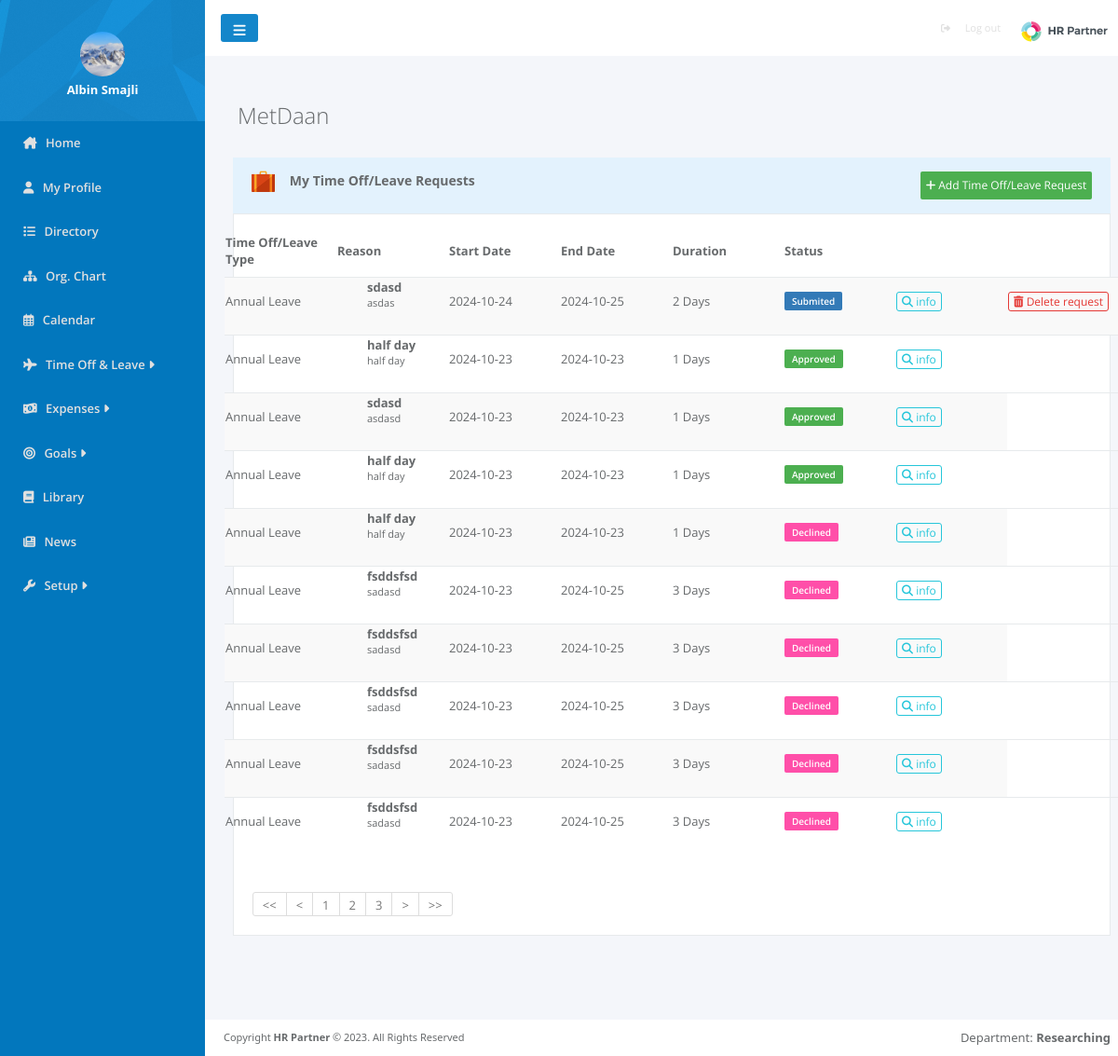
Screenshot of /pages/request.php (signed in) with the database file from the repository.
### tables this page shows
CREATE TABLE `users` (
  `user_id` int(100) NOT NULL,
  `image` varchar(500) DEFAULT NULL,
  `name` varchar(200) NOT NULL,
  `surname` varchar(200) NOT NULL,
  `email` varchar(200) NOT NULL,
  `password` varchar(500) NOT NULL,
  `Position_ID` int(11) DEFAULT NULL,
  `Departament_ID` int(11) DEFAULT NULL,
  `role` int(11) NOT NULL,
  `location` varchar(100) DEFAULT NULL,
  `status` varchar(100) DEFAULT NULL,
  `report_to` int(11) DEFAULT NULL,
  `gender` varchar(10) DEFAULT NULL,
  `born` date DEFAULT NULL,
  `started` date DEFAULT NULL,
  `company` int(11) DEFAULT NULL
);

CREATE TABLE `timeoffrequests` (
  `request_id` int(11) NOT NULL,
  `User_ID` int(11) NOT NULL,
  `Head_ID` int(11) NOT NULL,
  `leave_type` varchar(500) NOT NULL,
  `from` date NOT NULL,
  `to` date NOT NULL,
  `duration` double NOT NULL,
  `short_description` varchar(500) NOT NULL,
  `reason` varchar(500) NOT NULL,
  `status` varchar(100) NOT NULL,
  `checkedby` int(11) DEFAULT NULL,
  `checkDate` date DEFAULT NULL,
  `created` date DEFAULT NULL
);

### pages/GetLeadAndHR.php (called while the page is built, shortened)
<?php
$userId=$_SESSION['user_id'];
?>

### pages/request.php (the view, shortened to what this page needs)
<?php
require_once '../config.php';
$userId = $_SESSION['user_id'];
if (isset($_GET['page'])) {
    $page = $_GET['page'];
} else {
    $page = 1;
}
$limit = 10;
$start = ($page - 1) * $limit;
$next = $page + 1;
$previous = $page - 1;
    $sql = "SELECT * From timeoffrequests
 WHERE User_ID =$userId
 ORDER BY timeoffrequests.request_id DESC LIMIT $start , $limit ";
    $prep = $con->prepare($sql);
    $prep->execute();
    $requestDatas = $prep->fetchAll();
    $sql_count = "SELECT * From timeoffrequests
 WHERE User_ID =$userId
 ORDER BY timeoffrequests.request_id ";
    $prep = $con->prepare($sql_count);
    $prep->execute();
    $total_datas = $prep->rowCount();
    $total_page = ceil($total_datas / $limit);
?>
<?php
include_once 'GetLeadAndHR.php';
?>
<head>
    <link rel="stylesheet" href="../css/request.css">
    <link href="https://cdn.jsdelivr.net/npm/bootstrap@5.3.1/dist/css/bootstrap.min.css" rel="stylesheet"
>
</head>
<body>
    <div>
        <?php include '../template/sidebar.php' ?>
    </div>
    <div class="content">
        <?php include '../template/navbar.php' ?>
        <div class="requestHead">
            <?php echo "<h2>" . $_SESSION['company_name'] . "</h2>"; ?>
        </div>
        <div class="requestBody">
            <div class="requestTableHead">
                <h5>
                    <img src="../images/absence.png" alt="" width="25px" height="25px">
                    My Time Off/Leave Requests
                </h5>
                <button><a href="newrequest.php"><i class="fa fa-plus"></i> Add Time Off/Leave Request</a></button>
            </div>
            <div class="requestTableBody">
                <table class="recentLeave">
                    <thead>
                        <tr>
                            <th>Time Off/Leave Type</th>
                            <th>Reason</th>
                            <th>Start Date</th>
                            <th>End Date</th>
                            <th>Duration</th>
                            <th>Status</th>
                        </tr>
                    </thead>
                    <tbody>
                        <?php foreach ($requestDatas as $requestData): ?>
                            <tr>
                                <td>
                                    <?= $requestData['leave_type'] ?>
                                </td>
                                <td>
                                    <ul>
                                        <li>
                                            <?= $requestData['short_description'] ?>
                                        </li>
                                        <li>
                                            <?= $requestData['reason'] ?>
                                        </li>
                                    </ul>
                                </td>
                                <td>
                                    <?= $requestData['from'] ?>
                                </td>
                                <td>
                                    <?= $requestData['to'] ?>
                                </td>
                                <td>
                                    <?= $requestData['duration'] ?> Days
                                </td>
                                <td>
                                    <?php if ($requestData['status'] == 'Submited') { ?>
                                        <span class='submited'>
                                            <?= $requestData['status'] ?>
                                        </span>
                                    <?php } elseif ($requestData['status'] == 'Approved') { ?>
                                        <span class='approved'>
                                            <?= $requestData['status'] ?>
                                        </span>
                                    <?php } elseif ($requestData['status'] == 'Declined') { ?>
                                        <span class='decline'>
                                            <?= $requestData['status'] ?>
                                        </span>
                                    <?php } ?>
                                </td>
                                <td><a href="" data-bs-toggle="modal"
                                        data-bs-target="#requestInfoModal<?php echo $requestData['request_id']; ?>"
                                        data-bs-whatever="@mdo" class="info"><i class="fa-solid fa-magnifying-glass"></i>
                                        info</a>
                                </td>
                                <?php if ($requestData['status'] == 'Submited'): ?>
                                    <td><a href="" data-bs-toggle="modal"
                                            data-bs-target="#deleteRequestModal<?php echo $requestData['request_id']; ?>"
                                            data-bs-whatever="@mdo" class="delete"><i class="fa-solid fa-trash-can"></i> Delete
                                            request</a></td>
                                <?php endif; ?>
                            </tr>
                        <?php endforeach; ?>
                    </tbody>
                </table>
                <div class="paginationn">
                    <ul>
                        <li><a href="request.php?page=1">
                                << </a>
                        </li>
                        <li><a href="request.php?page=<?php echo $previous == 0 ? 1 : $previous ?>">
                                < </a>
                        </li>
                        <?php for ($i = 1; $i <= $total_page; $i++) {
                            $current_page = $page;
                            $previous_2 = $current_page - 2;
                            $next_2 = $current_page + 2;
                            if ($i >= $previous_2 && $i <= $next_2) {
                                ?>
                                <li><a href="request.php?page=<?php echo $i ?>"><?php echo $i ?></a></li>
                            <?php }
                        } ?>
                        <li><a href="request.php?page=<?php echo $next > $total_page ? $total_page : $next ?>">></a>
                        </li>
                        <li><a href="request.php?page=<?php echo $total_page ?>">>></a></li>
                    </ul>
                </div>
            </div>
        </div>
        <?php include '../template/footer.php'; ?>
    </div>
</body>
</html>

### template/sidebar.php (shortened to what this page needs)
<?php $sql = "SELECT u.user_id, u.image from users u where user_id=$userId";
$prep = $con->prepare($sql);
$prep->execute();
$userImages = $prep->fetchAll();
$userName=$_SESSION['name'];
?>
<head>
    <link rel="stylesheet" href="../css/index.css">
</head>
<div id="sidebar">
    <ul id="sidebarElements">
        <li id="profile">
            <div class="profile-element">
                <span class="profile-element-image">
                    <?php foreach ($userImages as $userImage): ?>
                        <img src="../userIMG/<?= $userImage['image'] ?>" alt="">
                    <?php endforeach; ?>
                </span>
                <span class="profile-element-name">
                    <strong><?= $userName ?></strong>
                </span>
            </div>
        </li>
        <li class="<?= basename($_SERVER['PHP_SELF']) == 'home.php' ? 'active' : '' ?>">
            <a href="home.php" class="sidebarElements-links">
                <i class="fa-solid fa-house-chimney"></i>
                <span>Home</span>
            </a>
        </li>
        <li class="<?= basename($_SERVER['PHP_SELF']) == 'myProfile.php' ? 'active' : '' ?>">
            <a href="myProfile.php" class="sidebarElements-links">
                <i class="fa-solid fa-user"></i>
                <span>My Profile</span>
            </a>
        </li>
        <li class="<?= basename($_SERVER['PHP_SELF']) == 'directory.php' ? 'active' : '' ?>">
            <a href="directory.php" class="sidebarElements-links">
                <i class="fa-solid fa-list"></i>
                <span>Directory</span>
            </a>
        </li>
        <li class="<?= basename($_SERVER['PHP_SELF']) == 'orgChart.php' ? 'active' : '' ?>">
            <a href="orgChart.php" class="sidebarElements-links">
                <i class="fa-solid fa-sitemap"></i>
                <span>Org. Chart</span>
            </a>
        </li>
        <li class="<?= basename($_SERVER['PHP_SELF']) == 'userCalendar.php' ? 'active' : '' ?>">
            <a href="userCalendar.php" class="sidebarElements-links">
                <i class="fa-regular fa-calendar-days"></i>
                <span>Calendar</span>
            </a>
        </li>
        <?php if ($_SESSION['role'] == 0) { ?>
            <li Style="cursor: pointer;" onclick="toggleDropdown(this)">
                <a class="sidebarElements-links">
                    <i class="fa fa-plane"></i>
                    <span>
                        Time Off & Leave
                        <i class="fa-solid fa-caret-right"></i>
                    </span>
                </a>
                <ul class="dropdown">
                    <li>
                        <a href="request.php">
                            <i class="fa-solid fa-suitcase"></i>
                            Request
                        </a>
                    </li>
                    <li>
                        <a href="approverequest.php">
                            <i class="fa fa-calendar-check-o"></i>
                            Approve
                        </a>
                    </li>
                    <li>
                        <a href="requesthistory.php">
                            <i class="fa fa-list"></i>
                            History
                        </a>
                    </li>
                </ul>
            </li>
        <?php } else { ?>
            <li onclick="toggleDropdown(this)">
                <a class="sidebarElements-links">
                    <i class="fa fa-plane"></i>
                    <span>
                        Time Off & Leave
                        <i class="fa-solid fa-caret-right"></i>
                    </span>
                </a>
            </li>
            <?php } ?>
            <?php if ($_SESSION['role'] == 0) { ?>
                <li Style="cursor: pointer;" class="<?= basename($_SERVER['PHP_SELF']) == 'empexpenses.php' ? 'active' : '' ?>">
                    <a href="empexpenses.php" class="sidebarElements-links">
                        <i class="fa-solid fa-money-bill-1-wave"></i>
                        <span>Expenses</span>
                    </a>
                </li>
            <?php } else { ?>
                <li Style="cursor: pointer;" onclick="toggleDropdown(this)">
                    <a class="sidebarElements-links">
                        <i class="fa-solid fa-money-bill-1-wave"></i>
                        <span>
                            Expenses
                            <i class="fa-solid fa-caret-right"></i>
                        </span>
                    </a>
                </li>
            <?php } ?>
            <?php if ($_SESSION['role'] == 0) { ?>
                <li class="<?= basename($_SERVER['PHP_SELF']) == 'goals.php' ? 'active' : '' ?>">
                    <a href="goals.php" class="sidebarElements-links">
                        <i class="fa-solid fa-bullseye"></i>
                        <span>Goals</span>
                    </a>
                </li>
            <?php } else { ?>
                <li Style="cursor: pointer;" onclick="toggleDropdown(this)">
                    <a class="sidebarElements-links">
                        <i class="fa-solid fa-bullseye"></i>
                        <span>
                            Goals
                            <i class="fa-solid fa-caret-right"></i>
                        </span>
                    </a>
                </li>
            <?php } ?>
            <li class="<?= basename($_SERVER['PHP_SELF']) == 'library.php' ? 'active' : '' ?>">
                <a href="library.php" class="sidebarElements-links">
                    <i class="fa-solid fa-book"></i>
                    <span>Library</span>
                </a>
            </li>
            <?php if ($_SESSION['role'] == 0) { ?>
                <li class="<?= basename($_SERVER['PHP_SELF']) == 'empNews.php' ? 'active' : '' ?>">
                    <a href="empNews.php" class="sidebarElements-links">
                        <i class="fa-solid fa-newspaper"></i>
                        <span>News</span>
                    </a>
                </li>
            <?php } else { ?>
                <li class="<?= basename($_SERVER['PHP_SELF']) == 'news.php' ? 'active' : '' ?>">
                    <a href="news.php" class="sidebarElements-links">
                        <i class="fa-solid fa-newspaper"></i>
                        <span>News</span>
                    </a>
                </li>
        <?php } ?>
        <?php if ($_SESSION['role'] == 1) { ?>
            <li Style="cursor: pointer;" onclick="toggleDropdown(this)">
                    <a class="sidebarElements-links">
                        <i class="fa-solid fa-wrench"></i>
                        <span>
                            Setup
                            <i class="fa-solid fa-caret-right"></i>
                        </span>
                    </a>
                </li>
        <?php } ?>
    </ul>
</div>

### rows the page displays
users: image (picture)
timeoffrequests: leave_type "Annual Leave", short_description "sdasd", reason "asdas", from "2024-10-24", to "2024-10-25", duration "2", status "Submited"
timeoffrequests: leave_type "Annual Leave", short_description "half day", reason "half day", from "2024-10-23", to "2024-10-23", duration "1", status "Approved"
timeoffrequests: leave_type "Annual Leave", short_description "sdasd", reason "asdasd", from "2024-10-23", to "2024-10-23", duration "1", status "Approved"
timeoffrequests: leave_type "Annual Leave", short_description "half day", reason "half day", from "2024-10-23", to "2024-10-23", duration "1", status "Approved"
timeoffrequests: leave_type "Annual Leave", short_description "half day", reason "half day", from "2024-10-23", to "2024-10-23", duration "1", status "Declined"
timeoffrequests: leave_type "Annual Leave", short_description "fsddsfsd", reason "sadasd", from "2024-10-23", to "2024-10-25", duration "3", status "Declined"
timeoffrequests: leave_type "Annual Leave", short_description "fsddsfsd", reason "sadasd", from "2024-10-23", to "2024-10-25", duration "3", status "Declined"
timeoffrequests: leave_type "Annual Leave", short_description "fsddsfsd", reason "sadasd", from "2024-10-23", to "2024-10-25", duration "3", status "Declined"
timeoffrequests: leave_type "Annual Leave", short_description "fsddsfsd", reason "sadasd", from "2024-10-23", to "2024-10-25", duration "3", status "Declined"
timeoffrequests: leave_type "Annual Leave", short_description "fsddsfsd", reason "sadasd", from "2024-10-23", to "2024-10-25", duration "3", status "Declined"

### other values shown
$userName "Albin Smajli"
$_SESSION['company_name'] "MetDaan"
$_SESSION['departament'] "Researching"
